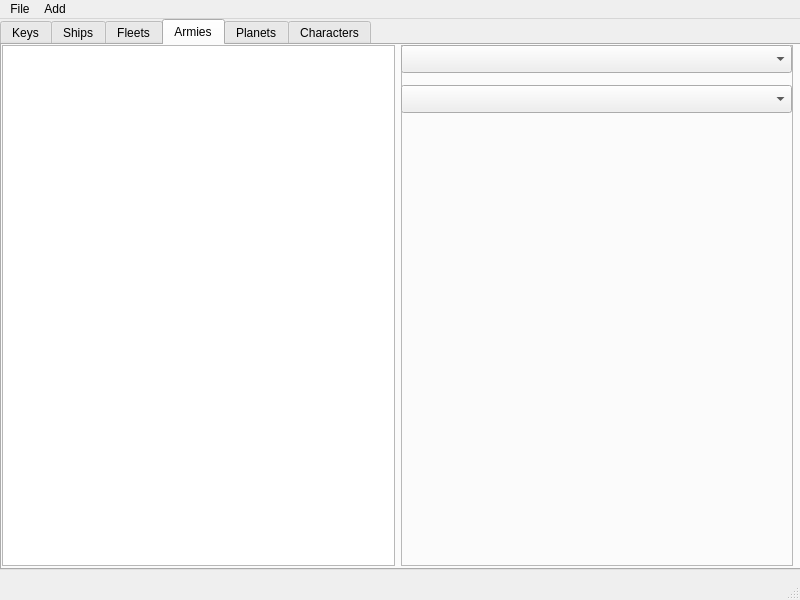
<?xml version="1.0" encoding="UTF-8"?>
<ui version="4.0">
 <class>MainWindow</class>
 <widget class="QMainWindow" name="MainWindow">
  <property name="geometry">
   <rect>
    <x>0</x>
    <y>0</y>
    <width>800</width>
    <height>600</height>
   </rect>
  </property>
  <property name="windowTitle">
   <string>MainWindow</string>
  </property>
  <widget class="QWidget" name="centralwidget">
   <widget class="QTabWidget" name="tabWidget_name">
    <property name="geometry">
     <rect>
      <x>0</x>
      <y>0</y>
      <width>801</width>
      <height>551</height>
     </rect>
    </property>
    <property name="currentIndex">
     <number>3</number>
    </property>
    <widget class="QWidget" name="tab_key">
     <attribute name="title">
      <string>Keys</string>
     </attribute>
     <widget class="QWidget" name="horizontalLayoutWidget_2">
      <property name="geometry">
       <rect>
        <x>0</x>
        <y>0</y>
        <width>791</width>
        <height>521</height>
       </rect>
      </property>
      <layout class="QHBoxLayout" name="horizontalLayout_keys">
       <property name="sizeConstraint">
        <enum>QLayout::SetMaximumSize</enum>
       </property>
       <item>
        <widget class="QListView" name="listView_keys"/>
       </item>
       <item>
        <widget class="QFrame" name="frame_keys">
         <property name="sizePolicy">
          <sizepolicy hsizetype="Expanding" vsizetype="Expanding">
           <horstretch>0</horstretch>
           <verstretch>0</verstretch>
          </sizepolicy>
         </property>
         <property name="frameShape">
          <enum>QFrame::StyledPanel</enum>
         </property>
         <property name="frameShadow">
          <enum>QFrame::Raised</enum>
         </property>
        </widget>
       </item>
      </layout>
     </widget>
    </widget>
    <widget class="QWidget" name="tab_ship">
     <attribute name="title">
      <string>Ships</string>
     </attribute>
     <widget class="QWidget" name="horizontalLayoutWidget">
      <property name="geometry">
       <rect>
        <x>0</x>
        <y>0</y>
        <width>791</width>
        <height>521</height>
       </rect>
      </property>
      <layout class="QHBoxLayout" name="horizontalLayout_ship">
       <property name="sizeConstraint">
        <enum>QLayout::SetMaximumSize</enum>
       </property>
       <item>
        <widget class="QListView" name="listView_ship"/>
       </item>
       <item>
        <widget class="QFrame" name="frame_ship">
         <property name="sizePolicy">
          <sizepolicy hsizetype="Expanding" vsizetype="Expanding">
           <horstretch>0</horstretch>
           <verstretch>0</verstretch>
          </sizepolicy>
         </property>
         <property name="frameShape">
          <enum>QFrame::StyledPanel</enum>
         </property>
         <property name="frameShadow">
          <enum>QFrame::Raised</enum>
         </property>
         <widget class="QComboBox" name="comboBox_ship_categories">
          <property name="geometry">
           <rect>
            <x>0</x>
            <y>0</y>
            <width>391</width>
            <height>28</height>
           </rect>
          </property>
          <property name="sizePolicy">
           <sizepolicy hsizetype="Expanding" vsizetype="Fixed">
            <horstretch>0</horstretch>
            <verstretch>0</verstretch>
           </sizepolicy>
          </property>
         </widget>
        </widget>
       </item>
      </layout>
     </widget>
    </widget>
    <widget class="QWidget" name="tab_fleet">
     <attribute name="title">
      <string>Fleets</string>
     </attribute>
     <widget class="QWidget" name="horizontalLayoutWidget_3">
      <property name="geometry">
       <rect>
        <x>0</x>
        <y>0</y>
        <width>791</width>
        <height>521</height>
       </rect>
      </property>
      <layout class="QHBoxLayout" name="horizontalLayout_fleet">
       <item>
        <widget class="QListView" name="listView_fleet"/>
       </item>
       <item>
        <widget class="QFrame" name="frame_fleet">
         <property name="sizePolicy">
          <sizepolicy hsizetype="Expanding" vsizetype="Expanding">
           <horstretch>0</horstretch>
           <verstretch>0</verstretch>
          </sizepolicy>
         </property>
         <property name="frameShape">
          <enum>QFrame::StyledPanel</enum>
         </property>
         <property name="frameShadow">
          <enum>QFrame::Raised</enum>
         </property>
         <widget class="QComboBox" name="comboBox_fleet_name_categories">
          <property name="geometry">
           <rect>
            <x>0</x>
            <y>0</y>
            <width>391</width>
            <height>28</height>
           </rect>
          </property>
          <property name="sizePolicy">
           <sizepolicy hsizetype="Expanding" vsizetype="Fixed">
            <horstretch>0</horstretch>
            <verstretch>0</verstretch>
           </sizepolicy>
          </property>
         </widget>
        </widget>
       </item>
      </layout>
     </widget>
    </widget>
    <widget class="QWidget" name="tab_army">
     <attribute name="title">
      <string>Armies</string>
     </attribute>
     <widget class="QWidget" name="horizontalLayoutWidget_6">
      <property name="geometry">
       <rect>
        <x>0</x>
        <y>0</y>
        <width>791</width>
        <height>521</height>
       </rect>
      </property>
      <layout class="QHBoxLayout" name="horizontalLayout_army">
       <property name="sizeConstraint">
        <enum>QLayout::SetDefaultConstraint</enum>
       </property>
       <item>
        <widget class="QListView" name="listView_army"/>
       </item>
       <item>
        <widget class="QFrame" name="frame_army">
         <property name="sizePolicy">
          <sizepolicy hsizetype="Expanding" vsizetype="Expanding">
           <horstretch>0</horstretch>
           <verstretch>0</verstretch>
          </sizepolicy>
         </property>
         <property name="frameShape">
          <enum>QFrame::StyledPanel</enum>
         </property>
         <property name="frameShadow">
          <enum>QFrame::Raised</enum>
         </property>
         <widget class="QComboBox" name="comboBox_army_name_categories">
          <property name="geometry">
           <rect>
            <x>0</x>
            <y>0</y>
            <width>391</width>
            <height>28</height>
           </rect>
          </property>
         </widget>
         <widget class="QComboBox" name="comboBox_army_name_type">
          <property name="geometry">
           <rect>
            <x>0</x>
            <y>40</y>
            <width>391</width>
            <height>28</height>
           </rect>
          </property>
         </widget>
        </widget>
       </item>
      </layout>
     </widget>
    </widget>
    <widget class="QWidget" name="tab_planet">
     <attribute name="title">
      <string>Planets</string>
     </attribute>
     <widget class="QWidget" name="horizontalLayoutWidget_4">
      <property name="geometry">
       <rect>
        <x>0</x>
        <y>0</y>
        <width>791</width>
        <height>521</height>
       </rect>
      </property>
      <layout class="QHBoxLayout" name="horizontalLayout_planet">
       <item>
        <widget class="QListView" name="listView_planet"/>
       </item>
       <item>
        <widget class="QFrame" name="frame_planet">
         <property name="sizePolicy">
          <sizepolicy hsizetype="Expanding" vsizetype="Expanding">
           <horstretch>0</horstretch>
           <verstretch>0</verstretch>
          </sizepolicy>
         </property>
         <property name="frameShape">
          <enum>QFrame::StyledPanel</enum>
         </property>
         <property name="frameShadow">
          <enum>QFrame::Raised</enum>
         </property>
         <widget class="QComboBox" name="comboBox_planet_categories">
          <property name="geometry">
           <rect>
            <x>0</x>
            <y>0</y>
            <width>391</width>
            <height>28</height>
           </rect>
          </property>
          <property name="sizePolicy">
           <sizepolicy hsizetype="Expanding" vsizetype="Fixed">
            <horstretch>0</horstretch>
            <verstretch>0</verstretch>
           </sizepolicy>
          </property>
         </widget>
         <widget class="QPushButton" name="pushButton">
          <property name="geometry">
           <rect>
            <x>0</x>
            <y>40</y>
            <width>83</width>
            <height>29</height>
           </rect>
          </property>
          <property name="text">
           <string>Add Names</string>
          </property>
         </widget>
        </widget>
       </item>
      </layout>
     </widget>
    </widget>
    <widget class="QWidget" name="tab_character">
     <attribute name="title">
      <string>Characters</string>
     </attribute>
     <widget class="QWidget" name="horizontalLayoutWidget_5">
      <property name="geometry">
       <rect>
        <x>0</x>
        <y>0</y>
        <width>791</width>
        <height>521</height>
       </rect>
      </property>
      <layout class="QHBoxLayout" name="horizontalLayout_character">
       <item>
        <widget class="QListView" name="listView_character"/>
       </item>
       <item>
        <widget class="QFrame" name="frame_character">
         <property name="sizePolicy">
          <sizepolicy hsizetype="Expanding" vsizetype="Expanding">
           <horstretch>0</horstretch>
           <verstretch>0</verstretch>
          </sizepolicy>
         </property>
         <property name="frameShape">
          <enum>QFrame::StyledPanel</enum>
         </property>
         <property name="frameShadow">
          <enum>QFrame::Raised</enum>
         </property>
         <widget class="QComboBox" name="comboBox_character_name_set">
          <property name="geometry">
           <rect>
            <x>0</x>
            <y>0</y>
            <width>391</width>
            <height>28</height>
           </rect>
          </property>
         </widget>
         <widget class="QComboBox" name="comboBox_character_name_categories">
          <property name="geometry">
           <rect>
            <x>0</x>
            <y>40</y>
            <width>391</width>
            <height>28</height>
           </rect>
          </property>
         </widget>
         <widget class="QLineEdit" name="lineEdit_character_name_set_weight">
          <property name="geometry">
           <rect>
            <x>280</x>
            <y>80</y>
            <width>113</width>
            <height>28</height>
           </rect>
          </property>
         </widget>
        </widget>
       </item>
      </layout>
     </widget>
    </widget>
   </widget>
  </widget>
  <widget class="QMenuBar" name="menubar">
   <property name="geometry">
    <rect>
     <x>0</x>
     <y>0</y>
     <width>800</width>
     <height>25</height>
    </rect>
   </property>
   <widget class="QMenu" name="menuFile">
    <property name="title">
     <string>File</string>
    </property>
    <addaction name="actionOpen_Name_List"/>
    <addaction name="actionOpen_Localization"/>
    <addaction name="separator"/>
    <addaction name="actionCreate_New_Name_List"/>
    <addaction name="separator"/>
    <addaction name="actionSave"/>
    <addaction name="actionSave_As"/>
    <addaction name="separator"/>
    <addaction name="actionExit"/>
    <addaction name="actionExit_2"/>
   </widget>
   <widget class="QMenu" name="menuAdd">
    <property name="title">
     <string>Add</string>
    </property>
    <addaction name="actionName"/>
    <addaction name="actionCategories"/>
   </widget>
   <addaction name="menuFile"/>
   <addaction name="menuAdd"/>
  </widget>
  <widget class="QStatusBar" name="statusbar"/>
  <action name="actionOpen_Name_List">
   <property name="text">
    <string>Open Name List</string>
   </property>
  </action>
  <action name="actionOpen_Localization">
   <property name="text">
    <string>Open Localization</string>
   </property>
  </action>
  <action name="actionName">
   <property name="text">
    <string>Name</string>
   </property>
  </action>
  <action name="actionCategories">
   <property name="text">
    <string>Category</string>
   </property>
  </action>
  <action name="actionCreate_New_Name_List">
   <property name="text">
    <string>Create New Name List</string>
   </property>
  </action>
  <action name="actionSave">
   <property name="text">
    <string>Save</string>
   </property>
  </action>
  <action name="actionSave_As">
   <property name="text">
    <string>Save As...</string>
   </property>
  </action>
  <action name="actionExit">
   <property name="text">
    <string>Close Name List</string>
   </property>
  </action>
  <action name="actionExit_2">
   <property name="text">
    <string>Exit</string>
   </property>
  </action>
 </widget>
 <resources/>
 <connections/>
</ui>
